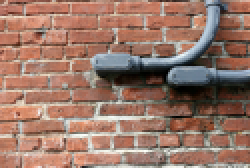
%> input picture Doctoral mission/1.bmp, 125 x 84 px (shown 2 times larger)
$ octave improve_demo.m   (GNU Octave 9; MATLAB toolbox functions it lacks are replaced by stand-ins)
%> lines starting %> are read from the running program, lines starting %| are printed output that depends on the picture
### Doctoral mission/rgb2hsi.m
function hsi = rgb2hsi(rgb)
% hsi = rgb2hsi(rgb)把一幅RGB图像转换为HSI图像，
% 输入图像是一个彩色像素的M×N×3的数组，
% 其中每一个彩色像素都在特定空间位置的彩色图像中对应红、绿、蓝三个分量。
% 假如所有的RGB分量是均衡的，那么HSI转换就是未定义的。
% 输入图像可能是double（取值范围是[0, 1]），uint8或 uint16。
%
% 输出HSI图像是double，
% 其中hsi(:, :, 1)是色度分量，它的范围是除以2*pi后的[0, 1]；
% hsi(:, :, 2)是饱和度分量，范围是[0, 1]；
% hsi(:, :, 3)是亮度分量，范围是[0, 1]。

% 抽取图像分量
rgb = im2double(rgb);
r = rgb(:, :, 1);
g = rgb(:, :, 2);
b = rgb(:, :, 3);

% 执行转换方程
num = 0.5*((r - g) + (r - b));
den = sqrt((r - g).^2 + (r - b).*(g - b));
theta = acos(num./(den + eps)); %防止除数为0

H = theta;
H(b > g) = 2*pi - H(b > g);
H = H/(2*pi);

num = min(min(r, g), b);
den = r + g + b;
den(den == 0) = eps; %防止除数为0
S = 1 - 3.* num./den;

H(S == 0) = 0;

I = (r + g + b)/3;

% 将3个分量联合成为一个HSI图像
hsi = cat(3, H, S, I);

### Doctoral mission/improve_demo.m
clc;
addpath(genpath(pwd));
%%
[FileName, FilePath]=uigetfile('*.jpg;*.png;*.tif;*.img;*.bmp;*.gif;','请选择图像数据');
%> the answer given: 1.bmp
str=[FilePath FileName];
img_rgb=imread(str);
%> img_rgb is the input picture: size 84x125x3 uint8; mean R, G, B 152.6, 117.9, 103.7
%%
[m n z]=size(img_rgb);
%> m = 84; n = 125; z = 3
if(z>1)
    img_gray=rgb2gray(img_rgb);
end
img_hsi=rgb2hsi(img_rgb);
%> in rgb2hsi, `r = rgb(:, :, 1);`:
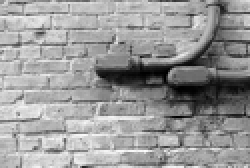
%> r: size 84x125 double (shown 2 times larger); min 0, max 0.988, mean 0.598
%> in rgb2hsi, `H(b > g) = 2*pi - H(b > g);`:
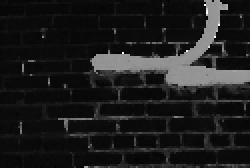
%> H: size 84x125 double (shown 2 times larger); min 8.43e-08, max 6.22, mean 0.721; drawn with min black and max white
%> in rgb2hsi, `num = min(min(r, g), b);`:
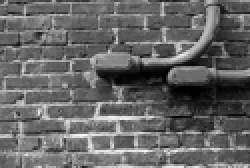
%> num: size 84x125 double (shown 2 times larger); min 0, max 0.984, mean 0.397
%> in rgb2hsi, `den(den == 0) = eps;`: den: size 84x125 double; min 2.22e-16, max 2.96, mean 1.47
%> in rgb2hsi, `S = 1 - 3.* num./den;`:
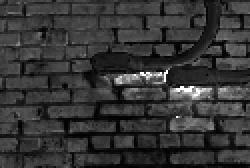
%> S: size 84x125 double (shown 2 times larger); min 0, max 1, mean 0.212
%> in rgb2hsi, `H(S == 0) = 0;`: H: size 84x125 double; min 0, max 0.991, mean 0.115
%> in rgb2hsi, `hsi = cat(3, H, S, I);`:
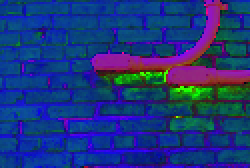
%> hsi: size 84x125x3 double (shown 2 times larger); mean R, G, B 0.115, 0.212, 0.489
data_I=img_hsi(:,:,3);
data_S=img_hsi(:,:,2);
data_H=img_hsi(:,:,1);
%%
Intensity_256=uint8(256.*data_I);
Inten=im2uint8(data_I);
Hue_256=uint8(256.*data_H);
Hu=im2uint8(data_H);
Intensity_D_value=img_gray-Inten;
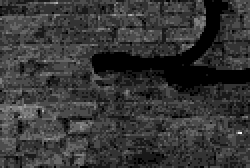
%> Intensity_D_value: size 84x125 uint8 (shown 2 times larger); min 0, max 10, mean 2.13; drawn with min black and max white
Hue_D_value=img_gray-Hu;
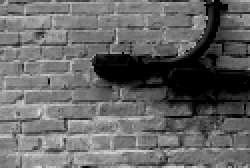
%> Hue_D_value: size 84x125 uint8 (shown 2 times larger); min 0, max 228, mean 101.7
sum_Intensity=sum(Intensity_D_value(:));
%> sum_Intensity = 22378
sum_Hue=sum(Hue_D_value(:));
%> sum_Hue = 1067790
%%
figure
subplot(2,3,1);
imshow(img_rgb);
title('RGB原图');
hold on
subplot(2,3,2);
imshow(img_gray);
title('gray图像');
hold on
subplot(2,3,3);
imshow(img_hsi);
title('HSI图像');
hold on
subplot(2,3,4);
imshow(data_I);
title('Intensity图像');
hold on
subplot(2,3,5);
imshow(data_H);
title('Hue图像');
hold off
%%
figure
imshow(Intensity_256);
figure
imshow(Hue_256);

$ run again, on Doctoral mission/4.bmp
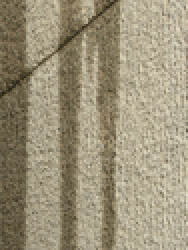
%> input picture Doctoral mission/4.bmp, 94 x 125 px (shown 2 times larger)
%> img_rgb is the input picture: size 125x94x3 uint8; mean R, G, B 156.4, 146.7, 122.3
%> `Hue_256=uint8(256.*data_H);`:
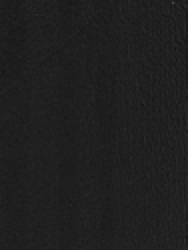
%> Hue_256: size 125x94 uint8 (shown 2 times larger); min 20, max 69, mean 31.4
%> `Intensity_D_value=img_gray-Inten;`:
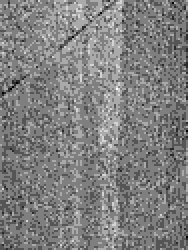
%> Intensity_D_value: size 125x94 uint8 (shown 2 times larger); min 2, max 8, mean 5; drawn with min black and max white
%> sum_Intensity = 58785
%> sum_Hue = 1357183

$ run again, on Doctoral mission/fish.bmp
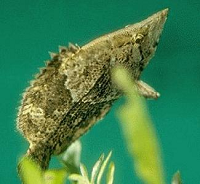
%> input picture Doctoral mission/fish.bmp, 200 x 184 px
%> img_rgb is the input picture: size 184x200x3 uint8; mean R, G, B 64.8, 130.4, 80.8
%> `Hue_D_value=img_gray-Hu;`:
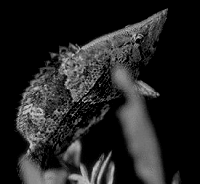
%> Hue_D_value: size 184x200 uint8; min 0, max 206, mean 34.9
%> sum_Intensity = 481247
%> sum_Hue = 1282838
